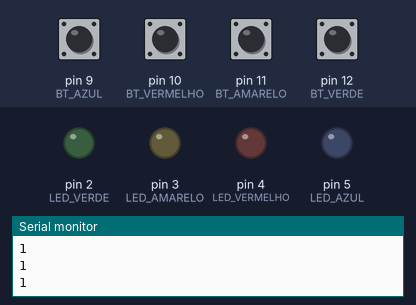
A sketch run on a simulated Arduino Uno, built with avr-gcc and run on an emulated ATmega328P. Parts: output pins drawn as LEDs (lit = HIGH), the last lines printed to the serial monitor. Dashed ring = blinking. The inputs (shaded band) are chosen by the test bench; at power-on: pin 9 (BT_AZUL), pin 10 (BT_VERMELHO), pin 11 (BT_AMARELO), pin 12 (BT_VERDE) HIGH. Random numbers use the default seed unless the sketch sets one.

Above: at 2.3 s.
2.4 s: pin 9 (BT_AZUL) pulled LOW for 0.15 s
At 3.2 s:
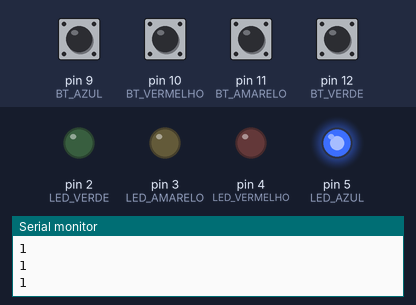
At 4.3 s:
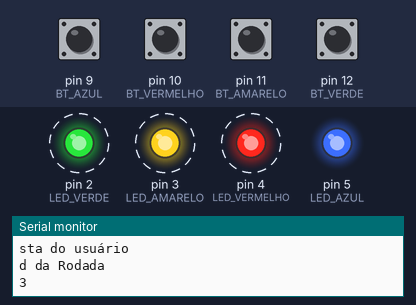
Timing chart, 0 to 11.5 s (numbered marks = the images above; inputs shaded):
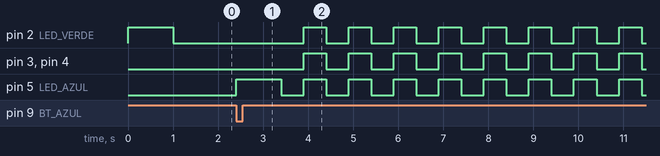

Measured:
- after the input at 2.4 s, pin 2 (LED_VERDE), pin 3 (LED_AMARELO), pin 4 (LED_VERMELHO): alternates HIGH for 0.50 s and LOW for 0.50 s, starting after 1.5 s; pin 5 (LED_AZUL): LOW → HIGH at once, then repeats every 1.0 s: LOW 0.50 s, HIGH 0.50 s

The sketch:

Genius.ino
```cpp
//Leds
#define LED_VERDE 2
#define LED_AMARELO 3
#define LED_VERMELHO 4
#define LED_AZUL 5
#define INDEFINIDO -1


//Botões
#define BT_VERDE 12
#define BT_AMARELO 11
#define BT_VERMELHO 10
#define BT_AZUL 9

//Tempo
#define UM_SEGUNDO 1000
#define MEIO_SEGUNDO 500
#define MILIS_SEGUNDO 100

//Extras
#define TAMANHO_JOGO 3
#define RANDOM_PORT 0

int sequenciaJogo[TAMANHO_JOGO];
int ledsRespondidos;
int ultimaRespostaUsuario = -1;

boolean falha = false;

int rodada = 0;

enum Estados {
  PRONTO_PARA_RODAR_SEQUENCIA,
  AGUARDANDO_RESPOSTA,
  FINALIZADO_SUCESSO,
  FINALIZADO_FALHA
};


void setup() {
  Serial.begin(9600);
  inicializaPinos();
  iniciaJogo();
  ledsRespondidos = 0;
}

void loop() {
  int acao = verificaEstado();
  Serial.println(acao);
  switch (acao) {
    case PRONTO_PARA_RODAR_SEQUENCIA:
      preparaProximaRodada();
      break;
    case AGUARDANDO_RESPOSTA:
      verificaUltimoBtApertado();
      break;
    case FINALIZADO_SUCESSO:
      acenderLuzeSocesso();
      break;
    case FINALIZADO_FALHA:
      acenderLuzesFalha();
      break;
  }
  //delay(MEIO_SEGUNDO);
}

void acenderLuzesFalha() {
  piscaTodosOsLeds();
  piscaTodosOsLeds();
  piscaTodosOsLeds();
}

void acenderLuzeSocesso() {
  piscaSequenciaRapida();
  piscaSequenciaRapida();
  piscaSequenciaRapida();
  piscaTodosOsLeds();
}

void piscaSequenciaRapida() {
  digitalWrite(LED_VERDE, HIGH);
  delay(MILIS_SEGUNDO);
  digitalWrite(LED_VERDE, LOW);
  digitalWrite(LED_AMARELO, HIGH);
  delay(MILIS_SEGUNDO);
  digitalWrite(LED_AMARELO, LOW);
  digitalWrite(LED_AZUL, HIGH);
  delay(MILIS_SEGUNDO);
  digitalWrite(LED_AZUL, LOW);
  digitalWrite(LED_VERMELHO, HIGH);
  delay(MILIS_SEGUNDO);
  digitalWrite(LED_VERMELHO, LOW);
}

void preparaProximaRodada() {
  rodada++;
  executaSequencia();
  ledsRespondidos = 0;
}

void verificaUltimoBtApertado() {
  int ledAcender = verificaRespostaUsuario();
  if (ledAcender != -1) {
    piscaLed(ledAcender);
    ultimaRespostaUsuario = ledAcender;
    verificaRespostaCorreta();
  }

}

void verificaRespostaCorreta() {
  Serial.println("Resposta do usuário" + ultimaRespostaUsuario);
  Serial.println("Led da Rodada" + sequenciaJogo[ledsRespondidos]);
  if (ultimaRespostaUsuario == sequenciaJogo[ledsRespondidos]) {
    ledsRespondidos++;
  } else {
    falha = true;
  }
}

int verificaEstado() {
  if (falha) {
    return FINALIZADO_FALHA;
  } else if (rodada < TAMANHO_JOGO && ledsRespondidos == rodada) {
    return PRONTO_PARA_RODAR_SEQUENCIA;
  } else if (ledsRespondidos < rodada && ledsRespondidos < TAMANHO_JOGO) {
    return AGUARDANDO_RESPOSTA;
  } else if (rodada == TAMANHO_JOGO) {
    return FINALIZADO_SUCESSO;
  }
}

void executaSequencia() {
  for (int i = 0; i < rodada; i++) {
    piscaLed(sequenciaJogo[i]);
  }
}

void inicializaPinos() {
  pinMode(LED_VERDE, OUTPUT);
  pinMode(LED_AMARELO, OUTPUT);
  pinMode(LED_VERMELHO, OUTPUT);
  pinMode(LED_AZUL, OUTPUT);

  pinMode(BT_VERDE, INPUT_PULLUP);
  pinMode(BT_AMARELO, INPUT_PULLUP);
  pinMode(BT_VERMELHO, INPUT_PULLUP);
  pinMode(BT_AZUL, INPUT_PULLUP);

  pinMode(RANDOM_PORT, INPUT);
}

void iniciaJogo() {
  int versaoJogo = analogRead(RANDOM_PORT);
  randomSeed(versaoJogo);
  for (int i = 0; i < TAMANHO_JOGO; i++) {
    sequenciaJogo[i] = geraLedAleatorio();
  }
}

int geraLedAleatorio() {
  return random(LED_VERDE, LED_AZUL + 1);
}

int verificaRespostaUsuario() {
  if (!digitalRead(BT_VERDE)) {
    return LED_VERDE;
  }
  if (!digitalRead(BT_AMARELO)) {
    return LED_AMARELO;
  }
  if (!digitalRead(BT_VERMELHO)) {
    return LED_VERMELHO;
  }
  if (!digitalRead(BT_AZUL)) {
    return LED_AZUL;
  }
  return INDEFINIDO;
}

void piscaLed(int portaLed) {
  digitalWrite(portaLed, HIGH);
  delay(UM_SEGUNDO);
  digitalWrite(portaLed, LOW);
  delay(MEIO_SEGUNDO);
}

void piscaTodosOsLeds() {
  digitalWrite(LED_VERDE, HIGH);
  digitalWrite(LED_AMARELO, HIGH);
  digitalWrite(LED_AZUL, HIGH);
  digitalWrite(LED_VERMELHO, HIGH);
  delay(MEIO_SEGUNDO);
  digitalWrite(LED_VERDE, LOW);
  digitalWrite(LED_AMARELO, LOW);
  digitalWrite(LED_AZUL, LOW);
  digitalWrite(LED_VERMELHO, LOW);
  delay(MEIO_SEGUNDO);
}
```
